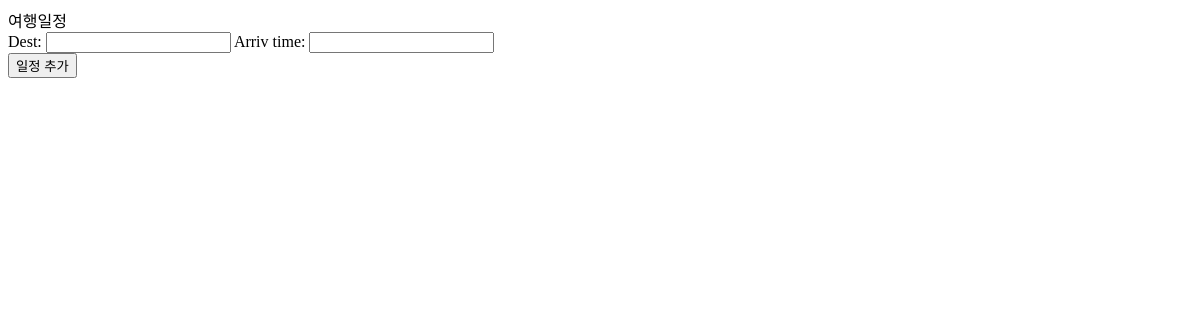
Before: /schedule/25 with the older database file.
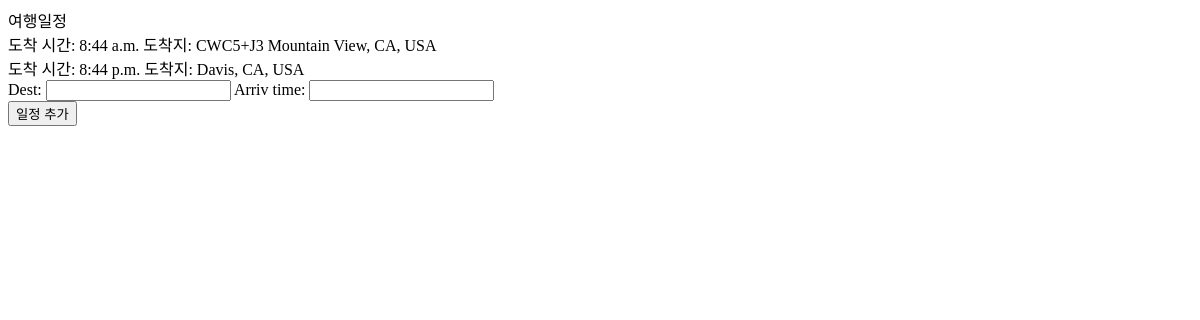
After: the same page with the newer database file.
### home/models.py (models this page shows)
class Ride(models.Model):
    dest = models.CharField(max_length=200)
    arriv_time = models.TimeField()
    schedule = models.ForeignKey(Travel, on_delete=models.CASCADE, null=True)

### accounts/views.py (the view)
# urls.py: path('schedule/<int:travel_id>', accounts_views.schedule, name="schedule"),
def schedule(request, travel_id):
    if request.method == 'POST':
        ride_form = forms.RideForm(request.POST)
        if ride_form.is_valid():
            ride = ride_form.save(commit=False)
            ride.schedule = home_model.Travel.objects.get(pk=travel_id)
            ride.save()
    rides = home_model.Ride.objects.filter(schedule__pk=travel_id).order_by('arriv_time')
    form = forms.RideForm()
    return render(request, 'schedule.html', {'travel_id': travel_id, 'rides': rides, 'form':form})

### home/forms.py
class RideForm(forms.ModelForm):
    class Meta:
        model = Ride
        fields = ['dest', 'arriv_time']

### accounts/templates/schedule.html (shortened to what this page needs)
{% for ride in rides %}
도착 시간: {{ride.arriv_time}}
도착지: {{ride.dest}}
{% endfor %}
<form method="POST" action="{% url 'schedule' travel_id %}">
    {{form}}
    <br />
    <button type="submit">일정 추가
</form>

Changed rows visible on the page:
added Ride: arriv_time "8:44 a.m.", dest "CWC5+J3 Mountain View, CA, USA"
added Ride: arriv_time "8:44 p.m.", dest "Davis, CA, USA"
